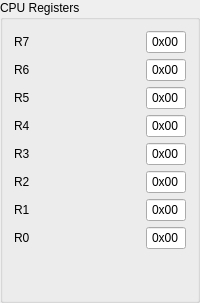
           <widget class="QGroupBox" name="registerGroup">
            <property name="title">
             <string>CPU Registers</string>
            </property>
            <layout class="QVBoxLayout" name="verticalLayout">
             <item>
              <layout class="QHBoxLayout" name="horizontalLayout_2">
               <item>
                <widget class="QLabel" name="label">
                 <property name="styleSheet">
                  <string notr="true">border: 0px</string>
                 </property>
                 <property name="text">
                  <string>R7</string>
                 </property>
                 <property name="margin">
                  <number>0</number>
                 </property>
                </widget>
               </item>
               <item>
                <widget class="QLineEdit" name="r7">
                 <property name="enabled">
                  <bool>true</bool>
                 </property>
                 <property name="maximumSize">
                  <size>
                   <width>40</width>
                   <height>16777215</height>
                  </size>
                 </property>
                 <property name="text">
                  <string>0x00</string>
                 </property>
                 <property name="maxLength">
                  <number>4</number>
                 </property>
                 <property name="alignment">
                  <set>Qt::AlignCenter</set>
                 </property>
                 <property name="readOnly">
                  <bool>true</bool>
                 </property>
                </widget>
               </item>
              </layout>
             </item>
             <item>
              <layout class="QHBoxLayout" name="horizontalLayout_4">
               <item>
                <widget class="QLabel" name="label_3">
                 <property name="styleSheet">
                  <string notr="true">border: 0px</string>
                 </property>
                 <property name="text">
                  <string>R6</string>
                 </property>
                 <property name="margin">
                  <number>0</number>
                 </property>
                </widget>
               </item>
               <item>
                <widget class="QLineEdit" name="r6">
                 <property name="enabled">
                  <bool>true</bool>
                 </property>
                 <property name="maximumSize">
                  <size>
                   <width>40</width>
                   <height>16777215</height>
                  </size>
                 </property>
                 <property name="text">
                  <string>0x00</string>
                 </property>
                 <property name="maxLength">
                  <number>4</number>
                 </property>
                 <property name="alignment">
                  <set>Qt::AlignCenter</set>
                 </property>
                 <property name="readOnly">
                  <bool>true</bool>
                 </property>
                </widget>
               </item>
              </layout>
             </item>
             <item>
              <layout class="QHBoxLayout" name="horizontalLayout_5">
               <item>
                <widget class="QLabel" name="label_4">
                 <property name="styleSheet">
                  <string notr="true">border: 0px</string>
                 </property>
                 <property name="text">
                  <string>R5</string>
                 </property>
                 <property name="margin">
                  <number>0</number>
                 </property>
                </widget>
               </item>
               <item>
                <widget class="QLineEdit" name="r5">
                 <property name="enabled">
                  <bool>true</bool>
                 </property>
                 <property name="maximumSize">
                  <size>
                   <width>40</width>
                   <height>16777215</height>
                  </size>
                 </property>
                 <property name="text">
                  <string>0x00</string>
                 </property>
                 <property name="maxLength">
                  <number>4</number>
                 </property>
                 <property name="alignment">
                  <set>Qt::AlignCenter</set>
                 </property>
                 <property name="readOnly">
                  <bool>true</bool>
                 </property>
                </widget>
               </item>
              </layout>
             </item>
             <item>
              <layout class="QHBoxLayout" name="horizontalLayout_6">
               <item>
                <widget class="QLabel" name="label_5">
                 <property name="styleSheet">
                  <string notr="true">border: 0px</string>
                 </property>
                 <property name="text">
                  <string>R4</string>
                 </property>
                 <property name="margin">
                  <number>0</number>
                 </property>
                </widget>
               </item>
               <item>
                <widget class="QLineEdit" name="r4">
                 <property name="maximumSize">
                  <size>
                   <width>40</width>
                   <height>16777215</height>
                  </size>
                 </property>
                 <property name="text">
                  <string>0x00</string>
                 </property>
                 <property name="maxLength">
                  <number>4</number>
                 </property>
                 <property name="alignment">
                  <set>Qt::AlignCenter</set>
                 </property>
                 <property name="readOnly">
                  <bool>true</bool>
                 </property>
                </widget>
               </item>
              </layout>
             </item>
             <item>
              <layout class="QHBoxLayout" name="horizontalLayout_7">
               <item>
                <widget class="QLabel" name="label_6">
                 <property name="styleSheet">
                  <string notr="true">border: 0px</string>
                 </property>
                 <property name="text">
                  <string>R3</string>
                 </property>
                 <property name="margin">
                  <number>0</number>
                 </property>
                </widget>
               </item>
               <item>
                <widget class="QLineEdit" name="r3">
                 <property name="maximumSize">
                  <size>
                   <width>40</width>
                   <height>16777215</height>
                  </size>
                 </property>
                 <property name="text">
                  <string>0x00</string>
                 </property>
                 <property name="maxLength">
                  <number>4</number>
                 </property>
                 <property name="alignment">
                  <set>Qt::AlignCenter</set>
                 </property>
                 <property name="readOnly">
                  <bool>true</bool>
                 </property>
                </widget>
               </item>
              </layout>
             </item>
             <item>
              <layout class="QHBoxLayout" name="horizontalLayout_8">
               <item>
                <widget class="QLabel" name="label_7">
                 <property name="styleSheet">
                  <string notr="true">border: 0px</string>
                 </property>
                 <property name="text">
                  <string>R2</string>
                 </property>
                 <property name="margin">
                  <number>0</number>
                 </property>
                </widget>
               </item>
               <item>
                <widget class="QLineEdit" name="r2">
                 <property name="maximumSize">
                  <size>
                   <width>40</width>
                   <height>16777215</height>
                  </size>
                 </property>
                 <property name="text">
                  <string>0x00</string>
                 </property>
                 <property name="maxLength">
                  <number>4</number>
                 </property>
                 <property name="alignment">
                  <set>Qt::AlignCenter</set>
                 </property>
                 <property name="readOnly">
                  <bool>true</bool>
                 </property>
                </widget>
               </item>
              </layout>
             </item>
             <item>
              <layout class="QHBoxLayout" name="horizontalLayout_9">
               <item>
                <widget class="QLabel" name="label_8">
                 <property name="styleSheet">
                  <string notr="true">border: 0px</string>
                 </property>
                 <property name="text">
                  <string>R1</string>
                 </property>
                 <property name="margin">
                  <number>0</number>
                 </property>
                </widget>
               </item>
               <item>
                <widget class="QLineEdit" name="r1">
                 <property name="maximumSize">
                  <size>
                   <width>40</width>
                   <height>16777215</height>
                  </size>
                 </property>
                 <property name="text">
                  <string>0x00</string>
                 </property>
                 <property name="maxLength">
                  <number>4</number>
                 </property>
                 <property name="alignment">
                  <set>Qt::AlignCenter</set>
                 </property>
                 <property name="readOnly">
                  <bool>true</bool>
                 </property>
                </widget>
               </item>
              </layout>
             </item>
             <item>
              <layout class="QHBoxLayout" name="horizontalLayout_10">
               <item>
                <widget class="QLabel" name="label_9">
                 <property name="styleSheet">
                  <string notr="true">border: 0px</string>
                 </property>
                 <property name="text">
                  <string>R0</string>
                 </property>
                 <property name="margin">
                  <number>0</number>
                 </property>
                </widget>
               </item>
               <item>
                <widget class="QLineEdit" name="r0">
                 <property name="maximumSize">
                  <size>
                   <width>40</width>
                   <height>16777215</height>
                  </size>
                 </property>
                 <property name="text">
                  <string>0x00</string>
                 </property>
                 <property name="maxLength">
                  <number>4</number>
                 </property>
                 <property name="alignment">
                  <set>Qt::AlignCenter</set>
                 </property>
                 <property name="readOnly">
                  <bool>true</bool>
                 </property>
                </widget>
               </item>
              </layout>
             </item>
             <item>
              <spacer name="verticalSpacer_4">
               <property name="orientation">
                <enum>Qt::Vertical</enum>
               </property>
               <property name="sizeHint" stdset="0">
                <size>
                 <width>20</width>
                 <height>40</height>
                </size>
               </property>
              </spacer>
             </item>
            </layout>
           </widget>
